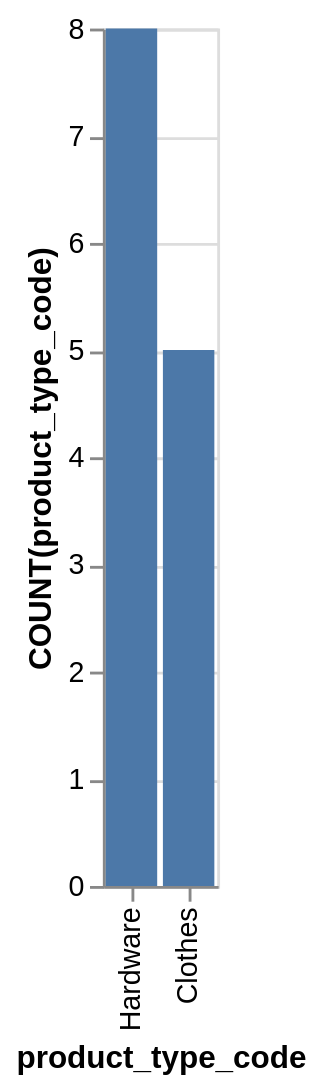

The Vega-Lite source for this figure:
### Vega-Lite specification from a JSON file in a GitHub repository (floating-point values rounded to 4 significant figures)
{"data": {"values": [{"x_data": "Hardware", "y_data": 8}, {"x_data": "Clothes", "y_data": 5}]}, "mark": "bar", "encoding": {"x": {"field": "x_data", "type": "nominal", "title": "product_type_code", "sort": "descending"}, "y": {"field": "y_data", "type": "quantitative", "title": "COUNT(product_type_code)"}}}
